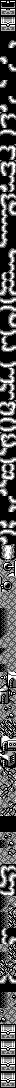

Below is a game level as drawn by its tile map, then a one-line description and the .tmx file that defines it, in full:
An orthogonal 2x136 tile map with 8x8 px tiles, 1 tile layer (metatiles).

<map height="136" orientation="orthogonal" renderorder="right-down" tileheight="8" tilewidth="8" width="2">
	<tileset firstgid="1" tilewidth="8" tileheight="8">
		<image source="../../../gfx/tilesets/gfx_054_7380.png" />
	</tileset>
	<layer height="136" id="1" name="metatiles" width="2">
		<data encoding="csv">
2, 4,
3, 5,
6, 8,
7, 9,
10, 10,
10, 11,
10, 10,
12, 10,
10, 13,
10, 10,
14, 10,
10, 10,
10, 13,
12, 10,
15, 17,
16, 10,
18, 19,
10, 10,
17, 20,
10, 21,
15, 20,
16, 21,
10, 22,
12, 22,
23, 17,
16, 11,
24, 13,
24, 10,
24, 10,
24, 10,
14, 10,
10, 11,
10, 22,
10, 22,
24, 22,
24, 22,
14, 13,
25, 26,
18, 19,
10, 11,
10, 13,
25, 26,
24, 10,
27, 26,
10, 10,
25, 26,
10, 22,
25, 28,
14, 22,
10, 22,
17, 20,
25, 29,
18, 19,
25, 26,
15, 17,
30, 26,
14, 10,
25, 26,
24, 22,
27, 28,
14, 10,
12, 10,
10, 13,
10, 11,
10, 10,
12, 11,
18, 19,
12, 10,
31, 33,
32, 34,
35, 37,
36, 38,
39, 41,
40, 42,
43, 45,
44, 46,
47, 45,
47, 46,
47, 45,
48, 46,
43, 45,
48, 46,
43, 45,
47, 46,
49, 51,
50, 52,
53, 55,
54, 56,
57, 59,
58, 60,
61, 63,
62, 64,
65, 67,
66, 68,
69, 70,
66, 71,
72, 73,
44, 74,
75, 77,
76, 46,
43, 79,
78, 80,
10, 10,
10, 10,
57, 59,
47, 60,
43, 73,
44, 46,
15, 17,
16, 11,
14, 22,
25, 28,
47, 45,
48, 79,
47, 63,
47, 64,
24, 10,
24, 11,
43, 61,
47, 62,
63, 79,
64, 80,
14, 13,
10, 10,
47, 57,
47, 58,
59, 45,
60, 46,
6, 8,
7, 9,
6, 8,
7, 9,
6, 8,
7, 9,
6, 8,
7, 9</data>
	</layer>
</map>
